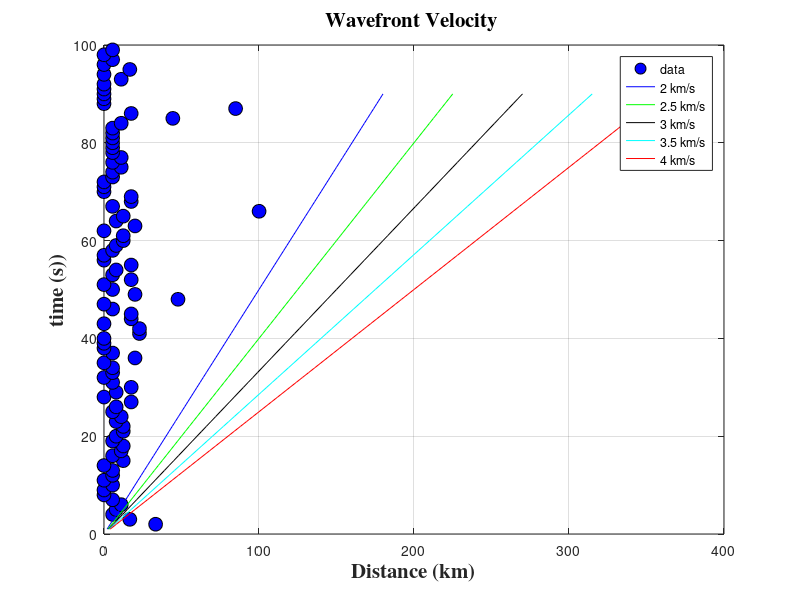

The MATLAB script that drew this image:
% script tomplot rupture velocity
close all
clear all
load  peak_energy_0.2_5Hz.txt
peak=peak_energy_0_2_5Hz;
dist=[];
t=[];
v=[];
d=[];
%dist(1,1)=1;
%dist(1,2)=0;
for j=2:1:length(peak)-1
    i=j;
    dist(i,1)=i;
    t=[t;i];
    % with respect to initial point
    %dist(i,2)=(( ( peak(i,2)-peak(1,2) ).^2 +  ( peak(i,3)-peak(1,3) ).^2 ) .^0.5 )*111;
    
    % cumalative distance
    dist(i,2)=(( ( peak(i,2)-peak(i-1,2) ).^2 +  ( peak(i,3)-peak(i-1,3) ).^2 ) .^0.5 )*111;

    d=[d;dist(i,2)];
    dist(i,3)=dist(i,2)/i;
    v=[v;dist(i,3)];
    %Dist(i,1)=sum(dist(1:i,2));
end


%%%
%{
for i=1:1:80
    Dist(i,1)=i;
    Dist(i,2)=sum(dist(1:i,2));
end
%}
 plot(d,t,'o','MarkerSize',10,'MarkerEdgeColor','k','MarkerFaceColor','b')
 title('Wavefront Velocity ','FontSize',15,'fontweight','bold','Fontname','Times')
 xlabel('Distance (km)','FontSize',15,'fontweight','bold','Fontname','Times')
 ylabel('time (s))','FontSize',15,'fontweight','bold','Fontname','Times')
 grid on
 hold on
 plot(2*(1:90),1:1:90,'b')
 hold on
 plot(2.5*(1:90),1:1:90,'g')
 hold on
 plot(3*(1:90),1:1:90,'k')
 hold on
 plot(3.5*(1:90),1:1:90,'c')
 hold on
 plot(4*(1:90),1:1:90,'r')
 legend('data','2 km/s','2.5 km/s','3 km/s','3.5 km/s', '4 km/s')
%{ 
[x,y] = meshgrid(t,Dist) ;
[m n]=size(x);
Z=[];
count=0;
for i =1:m
    for j=1:n
        count=count+1;
       Z(i,j)=peak(count,3);
    end
end
%}
 f_R_G=['rupture_vel.txt'];
        fin=fopen(f_R_G,'w');
        for i=1:length(t)
            fprintf(fin,'\n %f %f %f %f ',t(i),d(i),v(i),peak(i,4));
        end
    fclose(fin);
 